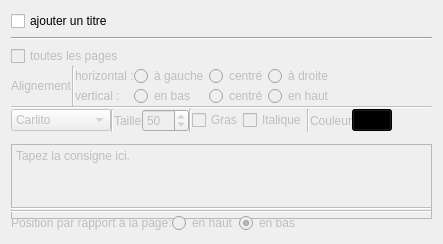
                    <widget class="QWidget" name="tabGlobalTitle">
                     <attribute name="title">
                      <string>Titre</string>
                     </attribute>
                     <layout class="QVBoxLayout" name="verticalLayout_7">
                      <item>
                       <layout class="QVBoxLayout" name="vlTextEdit_2" stretch="0,0,0">
                        <item>
                         <layout class="QHBoxLayout" name="hlAddTitle">
                          <item>
                           <widget class="QCheckBox" name="cbAddTitle">
                            <property name="text">
                             <string>ajouter un titre</string>
                            </property>
                           </widget>
                          </item>
                         </layout>
                        </item>
                        <item>
                         <widget class="Line" name="line_11">
                          <property name="orientation">
                           <enum>Qt::Horizontal</enum>
                          </property>
                         </widget>
                        </item>
                        <item>
                         <widget class="QWidget" name="wTitle" native="true">
                          <property name="enabled">
                           <bool>false</bool>
                          </property>
                          <layout class="QVBoxLayout" name="verticalLayout_8">
                           <property name="spacing">
                            <number>0</number>
                           </property>
                           <property name="leftMargin">
                            <number>0</number>
                           </property>
                           <property name="topMargin">
                            <number>0</number>
                           </property>
                           <property name="rightMargin">
                            <number>0</number>
                           </property>
                           <property name="bottomMargin">
                            <number>0</number>
                           </property>
                           <item>
                            <layout class="QGridLayout" name="glTitleAlign">
                             <item row="2" column="3">
                              <widget class="QRadioButton" name="rbBottomTextTitle">
                               <property name="enabled">
                                <bool>false</bool>
                               </property>
                               <property name="text">
                                <string>en bas</string>
                               </property>
                              </widget>
                             </item>
                             <item row="1" column="1" rowspan="2">
                              <widget class="Line" name="lAlignTitle">
                               <property name="orientation">
                                <enum>Qt::Vertical</enum>
                               </property>
                              </widget>
                             </item>
                             <item row="2" column="4">
                              <widget class="QRadioButton" name="rbVCenterTextTitle">
                               <property name="enabled">
                                <bool>false</bool>
                               </property>
                               <property name="text">
                                <string>centré</string>
                               </property>
                               <property name="checked">
                                <bool>true</bool>
                               </property>
                              </widget>
                             </item>
                             <item row="2" column="5">
                              <widget class="QRadioButton" name="rbTopTextTitle">
                               <property name="enabled">
                                <bool>false</bool>
                               </property>
                               <property name="text">
                                <string>en haut</string>
                               </property>
                              </widget>
                             </item>
                             <item row="1" column="2" alignment="Qt::AlignLeft">
                              <widget class="QLabel" name="laHorizontalTextTitle">
                               <property name="text">
                                <string>horizontal :</string>
                               </property>
                              </widget>
                             </item>
                             <item row="1" column="4">
                              <widget class="QRadioButton" name="rbHCenterTextTitle">
                               <property name="enabled">
                                <bool>false</bool>
                               </property>
                               <property name="text">
                                <string>centré</string>
                               </property>
                               <property name="checked">
                                <bool>false</bool>
                               </property>
                              </widget>
                             </item>
                             <item row="2" column="2" alignment="Qt::AlignLeft">
                              <widget class="QLabel" name="laVerticalTextTitle">
                               <property name="text">
                                <string>vertical : </string>
                               </property>
                              </widget>
                             </item>
                             <item row="1" column="5">
                              <widget class="QRadioButton" name="rbRightTextTitle">
                               <property name="enabled">
                                <bool>false</bool>
                               </property>
                               <property name="text">
                                <string>à droite</string>
                               </property>
                              </widget>
                             </item>
                             <item row="1" column="0" rowspan="2">
                              <widget class="QLabel" name="laTextAlignmentTitle">
                               <property name="font">
                                <font>
                                 <weight>50</weight>
                                 <bold>false</bold>
                                </font>
                               </property>
                               <property name="text">
                                <string>Alignement</string>
                               </property>
                              </widget>
                             </item>
                             <item row="1" column="6" rowspan="2">
                              <spacer name="hsAlignHorizTitle">
                               <property name="orientation">
                                <enum>Qt::Horizontal</enum>
                               </property>
                               <property name="sizeHint" stdset="0">
                                <size>
                                 <width>40</width>
                                 <height>20</height>
                                </size>
                               </property>
                              </spacer>
                             </item>
                             <item row="1" column="3">
                              <widget class="QRadioButton" name="rbLeftTextTitle">
                               <property name="enabled">
                                <bool>false</bool>
                               </property>
                               <property name="styleSheet">
                                <string notr="true"/>
                               </property>
                               <property name="text">
                                <string>à gauche</string>
                               </property>
                              </widget>
                             </item>
                             <item row="0" column="0" colspan="3">
                              <widget class="QCheckBox" name="cbAllPagesTitle">
                               <property name="text">
                                <string>toutes les pages</string>
                               </property>
                              </widget>
                             </item>
                            </layout>
                           </item>
                           <item>
                            <widget class="Line" name="line_4">
                             <property name="orientation">
                              <enum>Qt::Horizontal</enum>
                             </property>
                            </widget>
                           </item>
                           <item>
                            <layout class="QHBoxLayout" name="hlFontTitle">
                             <item>
                              <widget class="QFontComboBox" name="fcbTitle">
                               <property name="minimumSize">
                                <size>
                                 <width>75</width>
                                 <height>20</height>
                                </size>
                               </property>
                               <property name="maximumSize">
                                <size>
                                 <width>100</width>
                                 <height>16777215</height>
                                </size>
                               </property>
                               <property name="editable">
                                <bool>false</bool>
                               </property>
                               <property name="currentFont">
                                <font>
                                 <family>Calibri</family>
                                </font>
                               </property>
                              </widget>
                             </item>
                             <item>
                              <widget class="Line" name="lFont1Title">
                               <property name="orientation">
                                <enum>Qt::Vertical</enum>
                               </property>
                              </widget>
                             </item>
                             <item>
                              <widget class="QLabel" name="laTailleTitle">
                               <property name="text">
                                <string>Taille</string>
                               </property>
                              </widget>
                             </item>
                             <item>
                              <widget class="QSpinBox" name="sbSizeTexteTitle">
                               <property name="enabled">
                                <bool>false</bool>
                               </property>
                               <property name="maximumSize">
                                <size>
                                 <width>75</width>
                                 <height>16777215</height>
                                </size>
                               </property>
                               <property name="minimum">
                                <number>10</number>
                               </property>
                               <property name="maximum">
                                <number>300</number>
                               </property>
                               <property name="value">
                                <number>50</number>
                               </property>
                              </widget>
                             </item>
                             <item>
                              <widget class="Line" name="lFont2Title">
                               <property name="orientation">
                                <enum>Qt::Vertical</enum>
                               </property>
                              </widget>
                             </item>
                             <item>
                              <widget class="QCheckBox" name="cbBoldTitle">
                               <property name="enabled">
                                <bool>false</bool>
                               </property>
                               <property name="text">
                                <string>Gras</string>
                               </property>
                              </widget>
                             </item>
                             <item>
                              <widget class="QCheckBox" name="cbItalicTitle">
                               <property name="enabled">
                                <bool>false</bool>
                               </property>
                               <property name="text">
                                <string>Italique</string>
                               </property>
                              </widget>
                             </item>
                             <item>
                              <widget class="Line" name="lFont3Title">
                               <property name="orientation">
                                <enum>Qt::Vertical</enum>
                               </property>
                              </widget>
                             </item>
                             <item>
                              <widget class="QLabel" name="laCouleurTitle">
                               <property name="text">
                                <string>Couleur</string>
                               </property>
                              </widget>
                             </item>
                             <item>
                              <widget class="QPushButton" name="pbChooseColorTitle">
                               <property name="enabled">
                                <bool>false</bool>
                               </property>
                               <property name="styleSheet">
                                <string notr="true">background-color: rgb(0, 0, 0);</string>
                               </property>
                               <property name="text">
                                <string/>
                               </property>
                              </widget>
                             </item>
                             <item>
                              <spacer name="hsFontTitle">
                               <property name="orientation">
                                <enum>Qt::Horizontal</enum>
                               </property>
                               <property name="sizeHint" stdset="0">
                                <size>
                                 <width>40</width>
                                 <height>20</height>
                                </size>
                               </property>
                              </spacer>
                             </item>
                            </layout>
                           </item>
                           <item>
                            <widget class="QPlainTextEdit" name="pteTitle">
                             <property name="enabled">
                              <bool>false</bool>
                             </property>
                             <property name="minimumSize">
                              <size>
                               <width>100</width>
                               <height>75</height>
                              </size>
                             </property>
                             <property name="maximumSize">
                              <size>
                               <width>16777215</width>
                               <height>50</height>
                              </size>
                             </property>
                             <property name="plainText">
                              <string>Tapez la consigne ici.</string>
                             </property>
                            </widget>
                           </item>
                           <item>
                            <widget class="Line" name="lTextEdot_2">
                             <property name="orientation">
                              <enum>Qt::Horizontal</enum>
                             </property>
                            </widget>
                           </item>
                           <item>
                            <widget class="Line" name="line_9">
                             <property name="orientation">
                              <enum>Qt::Horizontal</enum>
                             </property>
                            </widget>
                           </item>
                           <item>
                            <layout class="QHBoxLayout" name="hlTitlePosition">
                             <item>
                              <widget class="QLabel" name="laTitlePagePos">
                               <property name="text">
                                <string>Position par rapport à la page:</string>
                               </property>
                              </widget>
                             </item>
                             <item>
                              <widget class="QRadioButton" name="rbTitlePositionTop">
                               <property name="enabled">
                                <bool>false</bool>
                               </property>
                               <property name="text">
                                <string>en haut</string>
                               </property>
                              </widget>
                             </item>
                             <item>
                              <widget class="QRadioButton" name="rbPositionTitleBottom">
                               <property name="enabled">
                                <bool>false</bool>
                               </property>
                               <property name="text">
                                <string>en bas</string>
                               </property>
                               <property name="checked">
                                <bool>true</bool>
                               </property>
                              </widget>
                             </item>
                             <item>
                              <spacer name="hsTitlePosition">
                               <property name="orientation">
                                <enum>Qt::Horizontal</enum>
                               </property>
                               <property name="sizeHint" stdset="0">
                                <size>
                                 <width>40</width>
                                 <height>20</height>
                                </size>
                               </property>
                              </spacer>
                             </item>
                            </layout>
                           </item>
                          </layout>
                         </widget>
                        </item>
                       </layout>
                      </item>
                     </layout>
                    </widget>
